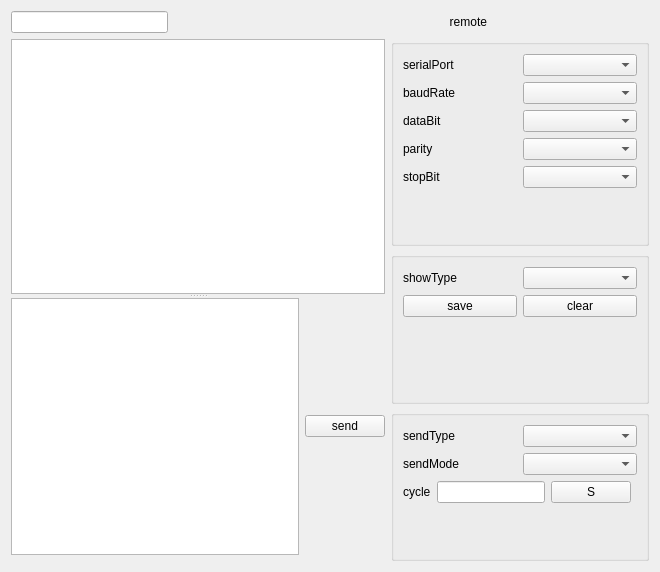
<?xml version="1.0" encoding="UTF-8"?>
<ui version="4.0">
 <class>serialWindow</class>
 <widget class="QWidget" name="serialWindow">
  <property name="geometry">
   <rect>
    <x>0</x>
    <y>0</y>
    <width>660</width>
    <height>572</height>
   </rect>
  </property>
  <property name="windowTitle">
   <string>serialwindow</string>
  </property>
  <layout class="QGridLayout" name="gridLayout" columnstretch="1,0">
   <item row="0" column="0" colspan="2">
    <layout class="QHBoxLayout" name="horizontalLayout_top" stretch="1,1,1,1">
     <item>
      <widget class="ElaLineEdit" name="lineEdit_url"/>
     </item>
     <item>
      <spacer name="horizontalSpacer">
       <property name="orientation">
        <enum>Qt::Horizontal</enum>
       </property>
       <property name="sizeHint" stdset="0">
        <size>
         <width>40</width>
         <height>20</height>
        </size>
       </property>
      </spacer>
     </item>
     <item>
      <widget class="ElaText" name="label_url">
       <property name="layoutDirection">
        <enum>Qt::LeftToRight</enum>
       </property>
       <property name="text">
        <string>remote</string>
       </property>
       <property name="alignment">
        <set>Qt::AlignRight|Qt::AlignTrailing|Qt::AlignVCenter</set>
       </property>
      </widget>
     </item>
     <item>
      <widget class="ElaToggleSwitch" name="toggleswitch_url" native="true"/>
     </item>
    </layout>
   </item>
   <item row="1" column="0" rowspan="3">
    <widget class="QSplitter" name="splitter_data">
     <property name="orientation">
      <enum>Qt::Vertical</enum>
     </property>
     <widget class="outTextEdit" name="plainTextEdit_out"/>
     <widget class="QWidget" name="layoutWidget">
      <layout class="QVBoxLayout" name="verticalLayout_4">
       <item>
        <layout class="QHBoxLayout" name="horizontalLayout">
         <item>
          <widget class="ElaPlainTextEdit" name="plainTextEdit_in"/>
         </item>
         <item>
          <widget class="ElaPushButton" name="pushButton_send">
           <property name="text">
            <string>send</string>
           </property>
          </widget>
         </item>
        </layout>
       </item>
       <item>
        <widget class="cmdWidget" name="cmdwidget" native="true"/>
       </item>
      </layout>
     </widget>
    </widget>
   </item>
   <item row="1" column="1">
    <widget class="QGroupBox" name="groupBox_port">
     <layout class="QVBoxLayout" name="verticalLayout_2">
      <item>
       <layout class="QHBoxLayout" name="horizontalLayout_0">
        <item>
         <widget class="ElaText" name="label_port">
          <property name="text">
           <string>serialPort</string>
          </property>
         </widget>
        </item>
        <item>
         <widget class="ElaComboBox" name="comboBox_port"/>
        </item>
       </layout>
      </item>
      <item>
       <layout class="QHBoxLayout" name="horizontalLayout_1">
        <item>
         <widget class="ElaText" name="label_baud">
          <property name="text">
           <string>baudRate</string>
          </property>
         </widget>
        </item>
        <item>
         <widget class="ElaComboBox" name="comboBox_baud"/>
        </item>
       </layout>
      </item>
      <item>
       <layout class="QHBoxLayout" name="horizontalLayout_2">
        <item>
         <widget class="ElaText" name="label_databit">
          <property name="text">
           <string>dataBit</string>
          </property>
         </widget>
        </item>
        <item>
         <widget class="ElaComboBox" name="comboBox_databit"/>
        </item>
       </layout>
      </item>
      <item>
       <layout class="QHBoxLayout" name="horizontalLayout_3">
        <item>
         <widget class="ElaText" name="label_parity">
          <property name="text">
           <string>parity</string>
          </property>
         </widget>
        </item>
        <item>
         <widget class="ElaComboBox" name="comboBox_parity"/>
        </item>
       </layout>
      </item>
      <item>
       <layout class="QHBoxLayout" name="horizontalLayout_4">
        <item>
         <widget class="ElaText" name="label_stopbit">
          <property name="text">
           <string>stopBit</string>
          </property>
         </widget>
        </item>
        <item>
         <widget class="ElaComboBox" name="comboBox_stopbit"/>
        </item>
       </layout>
      </item>
      <item>
       <widget class="ElaToggleButton" name="toggleswitch_open" native="true"/>
      </item>
      <item>
       <spacer name="verticalSpacer_2">
        <property name="orientation">
         <enum>Qt::Vertical</enum>
        </property>
        <property name="sizeHint" stdset="0">
         <size>
          <width>20</width>
          <height>40</height>
         </size>
        </property>
       </spacer>
      </item>
     </layout>
    </widget>
   </item>
   <item row="2" column="1">
    <widget class="QGroupBox" name="groupBox_recv">
     <property name="title">
      <string/>
     </property>
     <layout class="QVBoxLayout" name="verticalLayout">
      <item>
       <layout class="QHBoxLayout" name="horizontalLayout_5">
        <item>
         <widget class="ElaText" name="label_show_type">
          <property name="text">
           <string>showType</string>
          </property>
         </widget>
        </item>
        <item>
         <widget class="ElaComboBox" name="comboBox_show_type"/>
        </item>
       </layout>
      </item>
      <item>
       <layout class="QHBoxLayout" name="horizontalLayout_6">
        <item>
         <widget class="ElaPushButton" name="pushButton_save_file">
          <property name="text">
           <string>save</string>
          </property>
         </widget>
        </item>
        <item>
         <widget class="ElaPushButton" name="pushButton_clear">
          <property name="text">
           <string>clear</string>
          </property>
         </widget>
        </item>
       </layout>
      </item>
      <item>
       <spacer name="verticalSpacer_3">
        <property name="orientation">
         <enum>Qt::Vertical</enum>
        </property>
        <property name="sizeHint" stdset="0">
         <size>
          <width>20</width>
          <height>40</height>
         </size>
        </property>
       </spacer>
      </item>
     </layout>
    </widget>
   </item>
   <item row="3" column="1">
    <widget class="QGroupBox" name="groupBox_send">
     <property name="title">
      <string/>
     </property>
     <layout class="QVBoxLayout" name="verticalLayout_3">
      <item>
       <layout class="QHBoxLayout" name="horizontalLayout_7">
        <item>
         <widget class="ElaText" name="label_send_type">
          <property name="text">
           <string>sendType</string>
          </property>
         </widget>
        </item>
        <item>
         <widget class="ElaComboBox" name="comboBox_send_type"/>
        </item>
       </layout>
      </item>
      <item>
       <layout class="QHBoxLayout" name="horizontalLayout_8">
        <item>
         <widget class="ElaText" name="label_send_mode">
          <property name="text">
           <string>sendMode</string>
          </property>
         </widget>
        </item>
        <item>
         <widget class="ElaComboBox" name="comboBox_send_mode"/>
        </item>
       </layout>
      </item>
      <item>
       <layout class="QHBoxLayout" name="horizontalLayout_9">
        <item>
         <widget class="ElaText" name="label_auto_mode_cycle">
          <property name="text">
           <string>cycle</string>
          </property>
         </widget>
        </item>
        <item>
         <widget class="ElaLineEdit" name="lineEdit_auto_mode"/>
        </item>
        <item>
         <widget class="ElaPushButton" name="pushButton_auto_mode_sec">
          <property name="text">
           <string>S</string>
          </property>
         </widget>
        </item>
        <item>
         <widget class="ElaToggleSwitch" name="toggleswitch_auto_mode" native="true"/>
        </item>
       </layout>
      </item>
      <item>
       <spacer name="verticalSpacer">
        <property name="orientation">
         <enum>Qt::Vertical</enum>
        </property>
        <property name="sizeHint" stdset="0">
         <size>
          <width>20</width>
          <height>40</height>
         </size>
        </property>
       </spacer>
      </item>
     </layout>
    </widget>
   </item>
  </layout>
 </widget>
 <customwidgets>
  <customwidget>
   <class>ElaPlainTextEdit</class>
   <extends>QPlainTextEdit</extends>
   <header location="global">ElaPlainTextEdit.h</header>
  </customwidget>
  <customwidget>
   <class>ElaComboBox</class>
   <extends>QComboBox</extends>
   <header location="global">ElaComboBox.h</header>
  </customwidget>
  <customwidget>
   <class>ElaPushButton</class>
   <extends>QPushButton</extends>
   <header location="global">ElaPushButton.h</header>
  </customwidget>
  <customwidget>
   <class>ElaToggleButton</class>
   <extends>QWidget</extends>
   <header location="global">ElaToggleButton.h</header>
   <container>1</container>
  </customwidget>
  <customwidget>
   <class>outTextEdit</class>
   <extends>QPlainTextEdit</extends>
   <header location="global">outtextedit.h</header>
  </customwidget>
  <customwidget>
   <class>ElaText</class>
   <extends>QLabel</extends>
   <header location="global">ElaText.h</header>
  </customwidget>
  <customwidget>
   <class>cmdWidget</class>
   <extends>QWidget</extends>
   <header location="global">cmdwidget.h</header>
   <container>1</container>
  </customwidget>
  <customwidget>
   <class>ElaToggleSwitch</class>
   <extends>QWidget</extends>
   <header location="global">ElaToggleSwitch.h</header>
   <container>1</container>
  </customwidget>
  <customwidget>
   <class>ElaLineEdit</class>
   <extends>QLineEdit</extends>
   <header location="global">ElaLineEdit.h</header>
  </customwidget>
 </customwidgets>
 <resources/>
 <connections/>
</ui>
